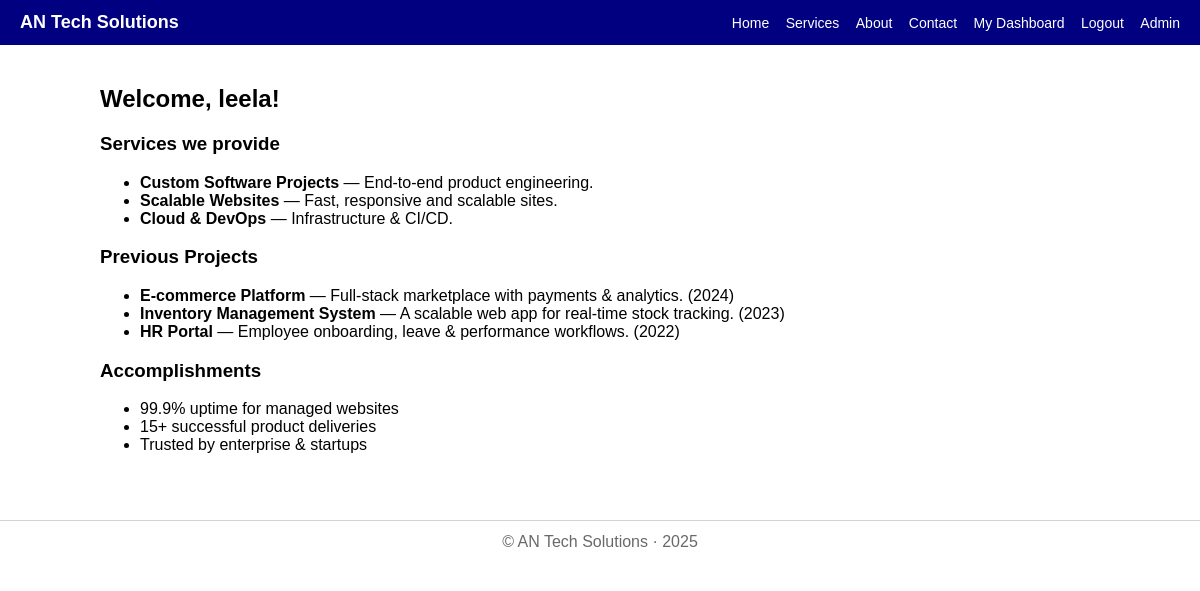
/customer/dashboard (signed in), run on the app's committed database.
### tables this page shows
CREATE TABLE projects (
        id INTEGER PRIMARY KEY AUTOINCREMENT,
        title TEXT NOT NULL,
        description TEXT NOT NULL,
        year INTEGER
    );

### app.py (the view)
@app.route("/customer/dashboard")
def customer_dashboard():
    if "user" not in session:
        return redirect(url_for("login"))
    services = [
        {"name": "Custom Software Projects", "desc": "End-to-end product engineering."},
        {"name": "Scalable Websites", "desc": "Fast, responsive and scalable sites."},
        {"name": "Cloud & DevOps", "desc": "Infrastructure & CI/CD."}
    ]
    conn = get_db_connection()
    projects = conn.execute("SELECT * FROM projects ORDER BY year DESC").fetchall()
    conn.close()
    return render_template("customer_dashboard.html", user=session["user"], services=services, projects=projects)

### app.py (called while the page is built)
def get_db_connection():
    conn = sqlite3.connect("database.db")
    conn.row_factory = sqlite3.Row
    return conn

@app.context_processor
def inject_globals():
    return {"COMPANY_NAME": COMPANY_NAME}

### templates/customer_dashboard.html (shortened to what this page needs)
{% extends "base.html" %}
{% block content %}
<h2>Welcome, {{ user }}!</h2>
<h3>Services we provide</h3>
<ul>
  {% for s in services %}
    <li><strong>{{ s.name }}</strong> — {{ s.desc }}</li>
  {% endfor %}
</ul>
<h3>Previous Projects</h3>
<ul>
  {% for p in projects %}
    <li><strong>{{ p['title'] }}</strong> — {{ p['description'] }}{% if p['year'] %} ({{ p['year'] }}){% endif %}</li>
  {% endfor %}
</ul>
<h3>Accomplishments</h3>
<ul>
  <li>99.9% uptime for managed websites</li>
  <li>15+ successful product deliveries</li>
  <li>Trusted by enterprise & startups</li>
</ul>
{% endblock %}

### static/style.css (style rules this page uses)
body { font-family: Arial, sans-serif; margin: 0; color: black; }

### data on the page
projects: title "E-commerce Platform", description "Full-stack marketplace with payments & analytics.", year "2024"
projects: title "Inventory Management System", description "A scalable web app for real-time stock tracking.", year "2023"
projects: title "HR Portal", description "Employee onboarding, leave & performance workflows.", year "2022"

### other printed values
{{ COMPANY_NAME }} "AN Tech Solutions"
{{ user }} "leela"
{{ s.name }} "Custom Software Projects" "Scalable Websites" "Cloud & DevOps"
{{ s.desc }} "End-to-end product engineering." "Fast, responsive and scalable sites." "Infrastructure & CI/CD."
